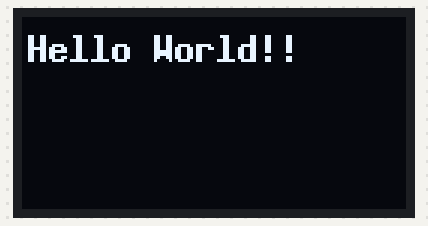
A sketch run on a simulated Arduino Uno, built with avr-gcc and run on an emulated ATmega328P. On the bench: 128×64 one-colour display.

Above: at 0.1 s.

The sketch:

EX02_DisplayTextByOLED.ino
```cpp
#include <Arduino.h>
#include <U8g2lib.h>
#ifdef U8X8_HAVE_HW_I2C
#include <Wire.h>
#endif
// Please UNCOMMENT one of the contructor lines below
U8G2_SSD1306_128X64_NONAME_F_SW_I2C u8g2(U8G2_R0, /* clock=*/ SCL, /* data=*/ SDA, /* reset=*/ U8X8_PIN_NONE);
// All Boards without Reset of the Display
// End of constructor list
String s0,s1;
void setup()
{
  u8g2.begin();
  u8g2.enableUTF8Print();//enable UTF8 support for the Arduino print() function
  //u8g2.setFont(u8g2_font_unifont_t_chinese2); // use chinese2 for all the glyphs of "你好世界"
  //u8g2.setFont(u8g2_font_ncenB10_tr);
  u8g2.setFont(u8g2_font_7x13B_tf);
  u8g2.setFontDirection(0);
}
void loop()
{
  u8g2.clearBuffer();
  u8g2.setCursor(2, 15);
  u8g2.print("Hello World!!");
  u8g2.sendBuffer();
  delay(3000);
}
```
